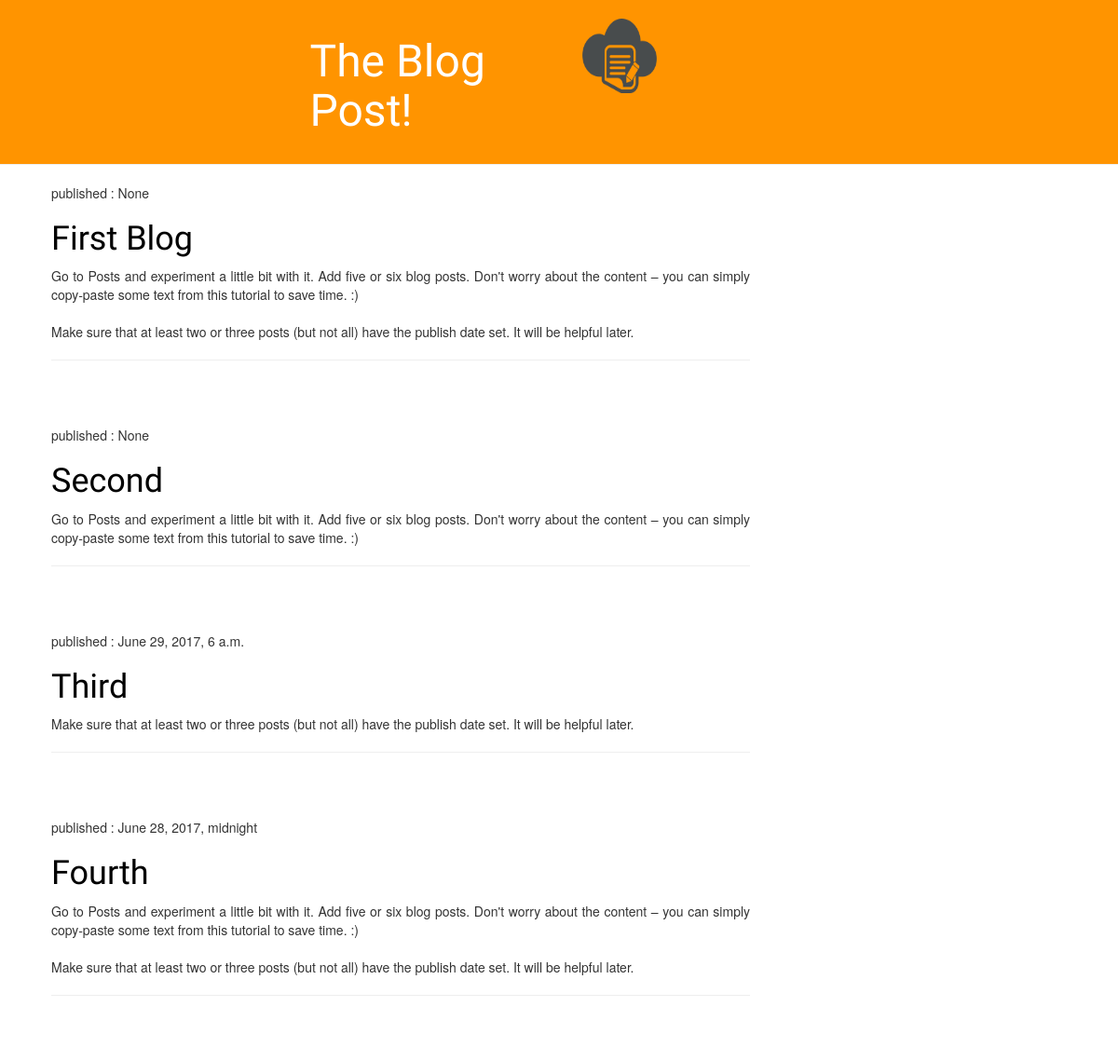
The app's page /, older data.
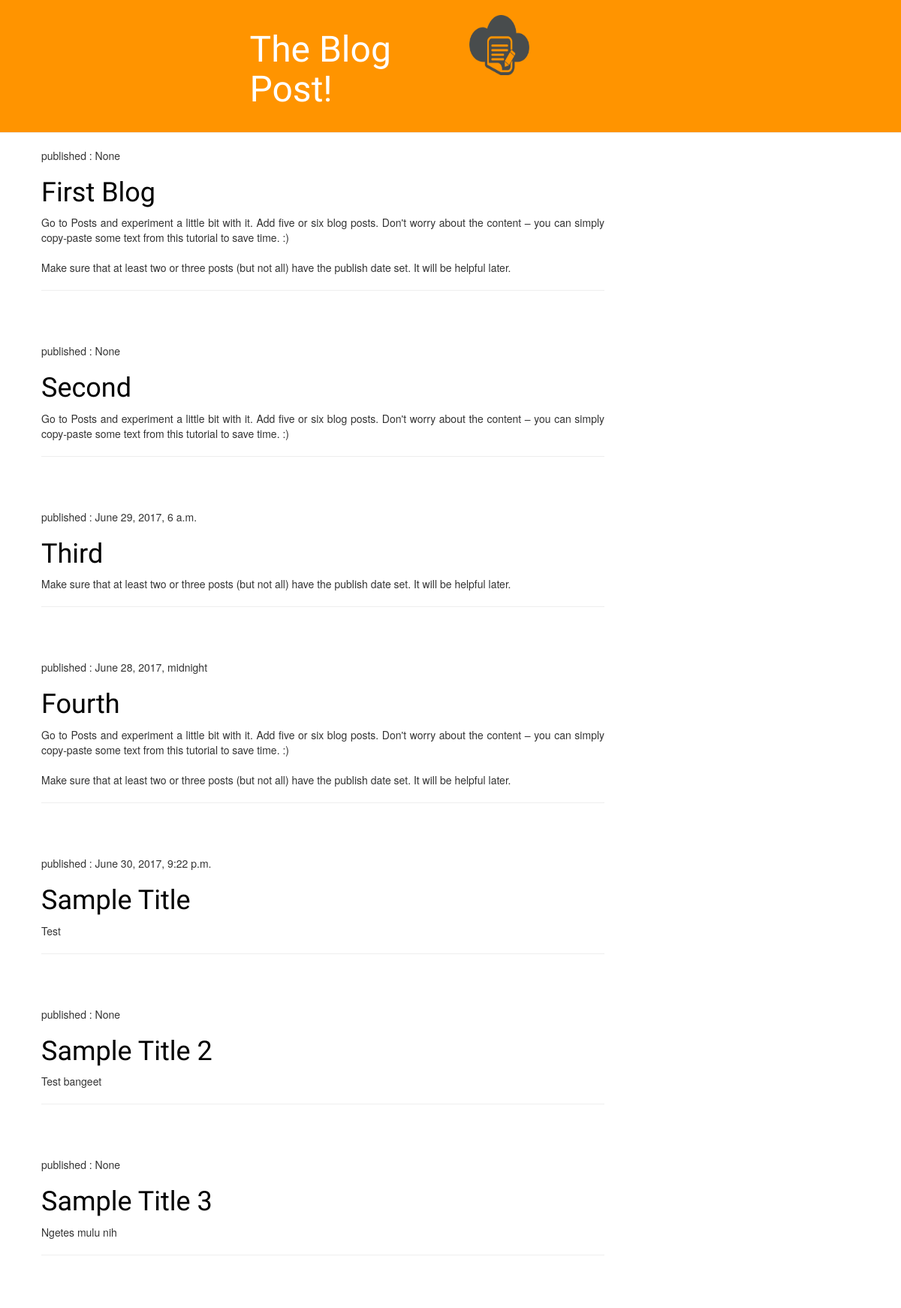
The same page, newer data.
### blog/models.py (models this page shows, shortened)
class Post(models.Model):
	author = models.ForeignKey('auth.User')
	title = models.CharField(max_length=200)
	tex = models.TextField()
	created_date = models.DateTimeField(default=timezone.now)
	published_date = models.DateTimeField(blank=True,null=True)

### blog/views.py (the view)
# urls.py: url(r'^$', views.post_list, name='post_list'),
def post_list(request):
	posts = Post.objects.all()
	return render(request, 'blog/post_list.html', {'posts':posts})

### blog/templates/blog/post_list.html
{% extends 'blog/base.html' %}
{% block content %}
{% for post in posts %}
<div class="post">
    <p>published : {{ post.published_date }} </p>
    <h1><a href="{% url 'post_detail' pid=post.pk %}">{{ post.title }}</a></h1>
    <p>{{ post.tex|linebreaksbr }}</p>
    <hr>
</div>
{% endfor %}
{% endblock %}

Row changes from the older to the newer data that the page shows:
added Post: published_date "June 30, 2017, 9:22 p.m.", title "Sample Title", tex "Test"
added Post: published_date "None", title "Sample Title 2", tex "Test bangeet"
added Post: published_date "None", title "Sample Title 3", tex "Ngetes mulu nih"
